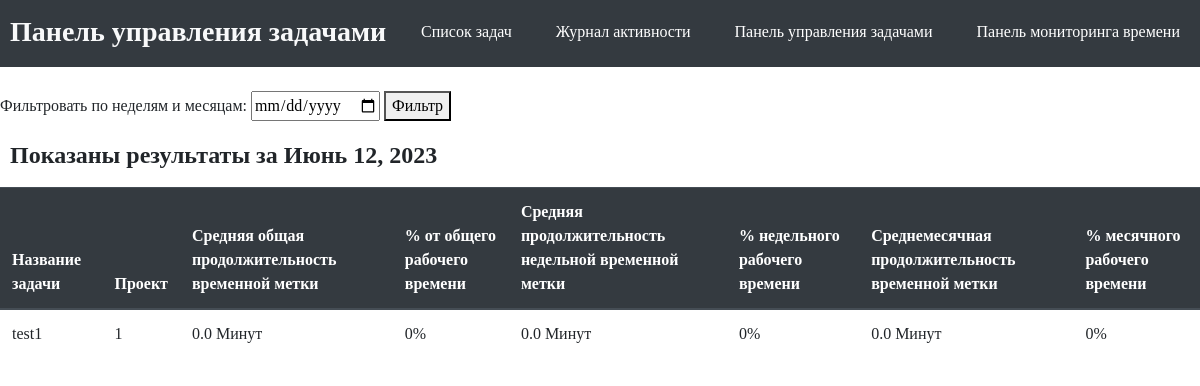
The app's page /show_task_dashboard with its own data.
### tasks/models.py (models this page shows)
class Task(models.Model):
    task_name = models.CharField(max_length=100)
    task_description = models.TextField()
    timer_state = models.CharField(max_length=17, choices=TIMER_STATE, default='Запустить таймер') #Используется, чтобы определить, должна ли задача отслеживать время для создания метки времени.
    begin_time = models.DateTimeField(blank=True, null=True) #Требуется для записи времени начала временных меток.
    project = models.CharField(max_length=100)
    status = models.CharField(max_length=11, choices=STATUSES, default='в процессе')
    class Meta:
        db_table = "tasks"

### tasks/views.py (the view)
# urls.py: path('show_task_dashboard', views.show_task_dashboard),
def show_task_dashboard(request):
    tasks = Task.objects.all().order_by('-id')
    ts_total = {}
    ts_week = {}
    ts_month = {}
    if request.method == 'POST':
        date_form = DateFilter(request.POST)
        if date_form.is_valid():
            year = date_form.cleaned_data['day'].year
            month = date_form.cleaned_data['day'].month
            week_start = date_form.cleaned_data['day'] - timedelta(days=date_form.cleaned_data['day'].weekday())
    else:
        date_form = DateFilter()
        year = date.today().year
        month = date.today().month
        week_start = date.today() - timedelta(days=date.today().weekday())
    week_end = week_start + timedelta(days=6)
    week_start_time = pytz.timezone('US/Eastern').localize(datetime.combine(week_start, datetime.min.time()))
    week_end_time = pytz.timezone('US/Eastern').localize(datetime.combine(week_end, datetime.max.time()))
    month_start_time = pytz.timezone('US/Eastern').localize(datetime(year, month, 1, 0, 0))
    month_end_time = pytz.timezone('US/Eastern').localize(datetime((year+1 if month==12 else year), (1 if month==12 else month+1), 1, 0, 0))
    ts_total_avg = {}
    ts_week_avg = {}
    ts_month_avg = {}
    ts_total_pct = {}
    ts_week_pct = {}
    ts_month_pct = {}
    total_time = 0
    total_week_time = 0
    total_month_time = 0
    for task in tasks:
        timestamps = Timestamp.objects.filter(task__id=task.id)
        ts_total[task.id] = 0
        ts_week[task.id] = 0
        ts_month[task.id] = 0
        ts_total_count = 0
        ts_week_count = 0
        ts_month_count = 0
        for timestamp in timestamps:
            ts_total[task.id] += timestamp.elapsed_time()
            ts_total_count += 1
            total_time += timestamp.elapsed_time()
            if timestamp.begin_time >= week_start_time and timestamp.end_time <= week_end_time:
                ts_week[task.id] += timestamp.elapsed_time()
                ts_week_count += 1
                total_week_time += timestamp.elapsed_time()
            if timestamp.begin_time < week_start_time and timestamp.end_time <= week_end_time and timestamp.end_time > week_start_time:
                ts_week[task.id] += math.floor((timestamp.end_time - week_start_time).total_seconds()/60)
                ts_week_count += 1
                total_week_time += math.floor((timestamp.end_time - week_start_time).total_seconds()/60)
            if timestamp.begin_time <= week_end_time and timestamp.begin_time >= week_start_time and timestamp.end_time > week_end_time:
                ts_week[task.id] += math.floor((week_end_time - timestamp.begin_time).total_seconds()/60) + 1
                ts_week_count += 1
                total_month_time += math.floor((week_end_time - timestamp.begin_time).total_seconds()/60) + 1
            if timestamp.begin_time < week_start_time and timestamp.end_time > week_end_time:
                ts_week[task.id] += math.floor((week_end_time - week_start_time).total_seconds()/60) + 1
                ts_week_count += 1
                total_week_time += math.floor((week_end_time - week_start_time).total_seconds()/60) + 1
            if timestamp.begin_time >= month_start_time and timestamp.end_time <= month_end_time:
                ts_month[task.id] += timestamp.elapsed_time()
                ts_month_count += 1
                total_month_time += timestamp.elapsed_time()
            if timestamp.begin_time < month_start_time and timestamp.end_time <= month_end_time and timestamp.end_time > month_start_time:
                ts_month[task.id] += math.floor((timestamp.end_time - month_start_time).total_seconds()/60)
                ts_month_count += 1
                total_month_time += math.floor((timestamp.end_time - month_start_time).total_seconds()/60)
            if timestamp.begin_time >= month_start_time and timestamp.end_time > month_end_time and timestamp.begin_time < month_end_time:
                ts_month[task.id] += math.floor((month_end_time - timestamp.begin_time).total_seconds()/60)
                ts_month_count += 1
                total_month_time += math.floor((month_end_time - timestamp.begin_time).total_seconds()/60)
            if timestamp.begin_time < month_start_time and timestamp.end_time > month_end_time:
                ts_month[task.id] += math.floor((month_end_time - month_start_time).total_seconds()/60)
                ts_month_count += 1
                total_month_time += math.floor((month_end_time - month_start_time).total_seconds()/60)
        ts_total_avg[task.id] =  round(ts_total[task.id] / ts_total_count, 1) if ts_total_count else 0
        ts_week_avg[task.id] = round(ts_week[task.id] / ts_week_count, 1) if ts_week_count else 0
        ts_month_avg[task.id] = round(ts_month[task.id] / ts_month_count, 1) if ts_month_count else 0
    for task in tasks:
        ts_total_pct[task.id] = round((ts_total[task.id] / total_time)*100) if total_time else 0
        ts_week_pct[task.id] = round((ts_week[task.id] / total_week_time)*100) if total_week_time else 0
        ts_month_pct[task.id] = round((ts_month[task.id] / total_month_time)*100) if total_month_time else 0
    return render(request, "show_task_dashboard.html", {
        'ts_total_avg':ts_total_avg,
        'ts_week_avg':ts_week_avg,
        'ts_month_avg':ts_month_avg,
        'date_form':date_form,
        'week_start':week_start,
        'month':datetime.strptime(str(month), "%m").strftime("%B"),
        'tasks':tasks,
        'ts_total_pct':ts_total_pct,
        'ts_week_pct':ts_week_pct,
        'ts_month_pct':ts_month_pct,
    })

### tasks/forms.py
class DateFilter(forms.Form):
    day = forms.DateField(label="date_filter", widget=DateInput())

### tasks/models.py (called while the page is built)
    def elapsed_time(self):
        return math.floor(((self.end_time - self.begin_time).total_seconds()/60))

### tasks/templatetags/managertags.py (called while the page is built)
@register.simple_tag
def dict_get(dct, key):
    return dct.get(key)

### tasks/templates/show_task_dashboard.html (shortened to what this page needs)
<!DOCTYPE html>
<head>
	<link rel="stylesheet" href="https://stackpath.bootstrapcdn.com/bootstrap/4.3.1/css/bootstrap.min.css">
</head>
<body>
	{% load managertags %}
	<header>
		<div class="container_h">
			<h3 class="logo"><b>Панель управления задачами</b></h3>
			<nav>
				<ul>
					<li><a href="/show_tasks">Список задач</a></li>
						<li><a href="/show_timestamps">Журнал активности</a></li>
						<li><a href="/show_task_dashboard">Панель управления задачами</a></li>
						<li><a href="/show_time_dashboard">Панель мониторинга времени</a></li>
				</ul>
			</nav>
		</div>
	</header>
	<br>
	<form method="POST" action="/show_task_dashboard">
		<label for="date_filter">Фильтровать по неделям и месяцам:</label>
			{{ date_form.day }}
		<button type="submit">Фильтр</button>
	</form>
	<h4 class="logo"><b>Показаны результаты за {{ week_start }}</b></h4>
	<br>
	<table class="table">
    	<thead class="thead-dark">
    	<tr>
        	<th>Название задачи</th>
			<th>Проект</th>
			<th>Средняя общая продолжительность временной метки</th>
			<th>% от общего рабочего времени</th>
        	<th>Средняя продолжительность недельной временной метки</th>
			<th>% недельного рабочего времени</th>
        	<th>Среднемесячная продолжительность временной метки</th>
			<th>% месячного рабочего времени</th>
    	</tr>
    	</thead>
    	<tbody>
		{% for task in tasks %}
    		<tr>
        		<td>{{ task.task_name }}</td>
	        	<td>{{ task.project }}</td>
				<td>{% dict_get ts_total_avg task.id %} Минут</td>
				<td>{% dict_get ts_total_pct task.id %}%</td>
        		<td>{% dict_get ts_week_avg task.id %} Минут</td>
				<td>{% dict_get ts_week_pct task.id %}%</td>
        		<td>{% dict_get ts_month_avg task.id %} Минут</td>
				<td>{% dict_get ts_month_pct task.id %}%</td>
    		</tr>
		{% endfor %}
   	 </tbody>
	</table>
	<br>
	<br>
</body>
</html>

### tasks/templates/show_task_dashboard.html (style rules this page uses)
html * { font-family: Verdana !important; }
header { background: #343a40; }
header::after { content: ''; display: table; clear: both; }
.logo { float: left; padding-top: 15px; margin-left: 10px; padding-bottom: 10px; border: none; }
nav { float: right; }
nav ul { margin: 0; padding: 0; list-style: none; }
nav li { color: #ffffff; display: inline-block; margin-left: 20px; margin-right: 20px; padding-top: 20px; position: relative; }
nav a { color: #ffffff; }
nav a::before { content: ''; display: block; height: 5px; background-color: #444; position: absolute; top: 0; width: 0%; transition: all ease-in-out 250ms; }
h3 { color: #f8f9fa; }

### records on screen
Task: task_name "test1", project "1", id "0.0", id "0"

### other values on screen
{{ week_start }} "Июнь 12, 2023"
